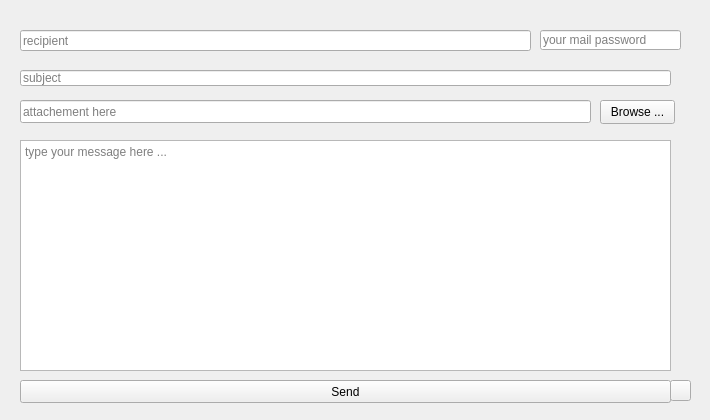
   <widget class="QWidget" name="page_10">
    <widget class="QLabel" name="label_32">
     <property name="geometry">
      <rect>
       <x>0</x>
       <y>0</y>
       <width>701</width>
       <height>411</height>
      </rect>
     </property>
     <property name="text">
      <string/>
     </property>
     <property name="pixmap">
      <pixmap>../../Downloads/bb.jpg</pixmap>
     </property>
    </widget>
    <widget class="QLineEdit" name="file">
     <property name="geometry">
      <rect>
       <x>20</x>
       <y>100</y>
       <width>571</width>
       <height>23</height>
      </rect>
     </property>
     <property name="styleSheet">
      <string notr="true">font: 75 8pt &quot;Segoe Script&quot;;
color: rgb(0, 0, 0);</string>
     </property>
     <property name="placeholderText">
      <string>attachement here</string>
     </property>
    </widget>
    <widget class="QTextEdit" name="msg">
     <property name="geometry">
      <rect>
       <x>20</x>
       <y>140</y>
       <width>651</width>
       <height>231</height>
      </rect>
     </property>
     <property name="styleSheet">
      <string notr="true">font: 75 8pt &quot;Segoe Script&quot;;
color: rgb(0, 0, 0);</string>
     </property>
     <property name="placeholderText">
      <string>type your message here ...</string>
     </property>
    </widget>
    <widget class="QLineEdit" name="subject">
     <property name="geometry">
      <rect>
       <x>20</x>
       <y>70</y>
       <width>651</width>
       <height>16</height>
      </rect>
     </property>
     <property name="styleSheet">
      <string notr="true">font: 75 8pt &quot;Segoe Script&quot;;
color: rgb(0, 0, 0);</string>
     </property>
     <property name="placeholderText">
      <string>subject</string>
     </property>
    </widget>
    <widget class="QLineEdit" name="mail_pass">
     <property name="geometry">
      <rect>
       <x>540</x>
       <y>30</y>
       <width>141</width>
       <height>20</height>
      </rect>
     </property>
     <property name="styleSheet">
      <string notr="true">font: 75 8pt &quot;Segoe Script&quot;;
color: rgb(0, 0, 0);</string>
     </property>
     <property name="echoMode">
      <enum>QLineEdit::Password</enum>
     </property>
     <property name="placeholderText">
      <string>your mail password</string>
     </property>
    </widget>
    <widget class="QLineEdit" name="rcpt">
     <property name="geometry">
      <rect>
       <x>20</x>
       <y>30</y>
       <width>511</width>
       <height>21</height>
      </rect>
     </property>
     <property name="styleSheet">
      <string notr="true">font: 75 8pt &quot;Segoe Script&quot;;
color: rgb(0, 0, 0);
</string>
     </property>
     <property name="placeholderText">
      <string>recipient</string>
     </property>
    </widget>
    <widget class="QPushButton" name="browseBtn">
     <property name="geometry">
      <rect>
       <x>600</x>
       <y>100</y>
       <width>75</width>
       <height>24</height>
      </rect>
     </property>
     <property name="styleSheet">
      <string notr="true">font: 75 8pt &quot;Segoe Script&quot;;
color: rgb(0, 0, 0);</string>
     </property>
     <property name="text">
      <string>Browse ...</string>
     </property>
    </widget>
    <widget class="QPushButton" name="sendBtn">
     <property name="geometry">
      <rect>
       <x>20</x>
       <y>380</y>
       <width>651</width>
       <height>23</height>
      </rect>
     </property>
     <property name="styleSheet">
      <string notr="true">font: 75 8pt &quot;Segoe Script&quot;;
color: rgb(0, 0, 0);</string>
     </property>
     <property name="text">
      <string>Send</string>
     </property>
    </widget>
    <widget class="QPushButton" name="pushButton_29">
     <property name="geometry">
      <rect>
       <x>670</x>
       <y>380</y>
       <width>21</width>
       <height>21</height>
      </rect>
     </property>
     <property name="text">
      <string/>
     </property>
    </widget>
   </widget>
